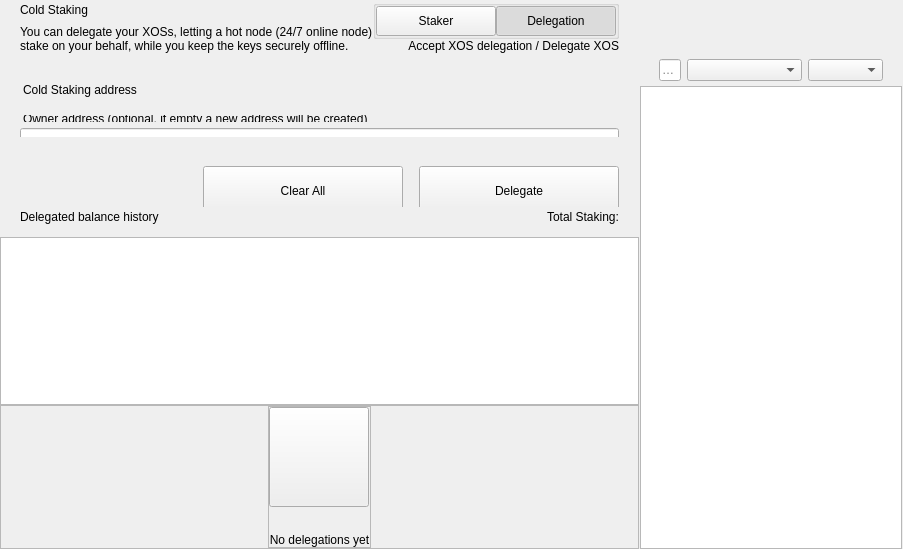
<?xml version="1.0" encoding="UTF-8"?>
<ui version="4.0">
 <class>ColdStakingWidget</class>
 <widget class="QWidget" name="ColdStakingWidget">
  <property name="geometry">
   <rect>
    <x>0</x>
    <y>0</y>
    <width>629</width>
    <height>549</height>
   </rect>
  </property>
  <property name="windowTitle">
   <string notr="true">N/A</string>
  </property>
  <layout class="QHBoxLayout" name="horizontalLayout_1" stretch="2,1">
   <property name="spacing">
    <number>0</number>
   </property>
   <property name="leftMargin">
    <number>0</number>
   </property>
   <property name="topMargin">
    <number>0</number>
   </property>
   <property name="rightMargin">
    <number>0</number>
   </property>
   <property name="bottomMargin">
    <number>0</number>
   </property>
   <item>
    <widget class="QWidget" name="left" native="true">
     <layout class="QVBoxLayout" name="verticalLayout_3">
      <property name="leftMargin">
       <number>0</number>
      </property>
      <property name="topMargin">
       <number>0</number>
      </property>
      <property name="rightMargin">
       <number>0</number>
      </property>
      <property name="bottomMargin">
       <number>0</number>
      </property>
      <item>
       <layout class="QVBoxLayout" name="verticalLayout_2">
        <property name="spacing">
         <number>0</number>
        </property>
        <item>
         <layout class="QVBoxLayout" name="verticalLayoutTop">
          <property name="spacing">
           <number>0</number>
          </property>
          <property name="leftMargin">
           <number>0</number>
          </property>
          <property name="rightMargin">
           <number>0</number>
          </property>
          <item>
           <widget class="QWidget" name="containerTitle" native="true">
            <property name="sizePolicy">
             <sizepolicy hsizetype="Preferred" vsizetype="Minimum">
              <horstretch>0</horstretch>
              <verstretch>0</verstretch>
             </sizepolicy>
            </property>
            <property name="maximumSize">
             <size>
              <width>16777215</width>
              <height>100</height>
             </size>
            </property>
            <layout class="QHBoxLayout" name="containerTitleLayout">
             <property name="spacing">
              <number>0</number>
             </property>
             <property name="leftMargin">
              <number>20</number>
             </property>
             <property name="topMargin">
              <number>0</number>
             </property>
             <property name="rightMargin">
              <number>20</number>
             </property>
             <property name="bottomMargin">
              <number>0</number>
             </property>
             <item>
              <layout class="QVBoxLayout" name="verticalLayout11">
               <property name="spacing">
                <number>5</number>
               </property>
               <item>
                <widget class="QLabel" name="labelTitle">
                 <property name="text">
                  <string>Cold Staking</string>
                 </property>
                </widget>
               </item>
               <item>
                <widget class="QLabel" name="labelSubtitle1">
                 <property name="maximumSize">
                  <size>
                   <width>16777215</width>
                   <height>16777215</height>
                  </size>
                 </property>
                 <property name="text">
                  <string>You can delegate your XOSs, letting a hot node (24/7 online node)
stake on your behalf, while you keep the keys securely offline.</string>
                 </property>
                </widget>
               </item>
              </layout>
             </item>
             <item>
              <spacer name="horizontalSpacer">
               <property name="orientation">
                <enum>Qt::Horizontal</enum>
               </property>
               <property name="sizeHint" stdset="0">
                <size>
                 <width>40</width>
                 <height>20</height>
                </size>
               </property>
              </spacer>
             </item>
             <item>
              <widget class="QWidget" name="containerViewPrivacyChecks" native="true">
               <layout class="QVBoxLayout" name="containerPrivacyChecks">
                <property name="spacing">
                 <number>0</number>
                </property>
                <property name="leftMargin">
                 <number>0</number>
                </property>
                <property name="topMargin">
                 <number>0</number>
                </property>
                <property name="rightMargin">
                 <number>0</number>
                </property>
                <property name="bottomMargin">
                 <number>0</number>
                </property>
                <item alignment="Qt::AlignHCenter|Qt::AlignVCenter">
                 <widget class="QGroupBox" name="groupBox">
                  <property name="title">
                   <string/>
                  </property>
                  <layout class="QHBoxLayout" name="horizontalLayout_2_1">
                   <property name="spacing">
                    <number>0</number>
                   </property>
                   <property name="leftMargin">
                    <number>0</number>
                   </property>
                   <property name="topMargin">
                    <number>0</number>
                   </property>
                   <property name="rightMargin">
                    <number>0</number>
                   </property>
                   <property name="bottomMargin">
                    <number>0</number>
                   </property>
                   <item>
                    <widget class="QPushButton" name="pushLeft">
                     <property name="minimumSize">
                      <size>
                       <width>120</width>
                       <height>30</height>
                      </size>
                     </property>
                     <property name="maximumSize">
                      <size>
                       <width>120</width>
                       <height>30</height>
                      </size>
                     </property>
                     <property name="focusPolicy">
                      <enum>Qt::NoFocus</enum>
                     </property>
                     <property name="text">
                      <string>Staker</string>
                     </property>
                     <property name="checkable">
                      <bool>true</bool>
                     </property>
                     <property name="autoExclusive">
                      <bool>true</bool>
                     </property>
                    </widget>
                   </item>
                   <item>
                    <widget class="QPushButton" name="pushRight">
                     <property name="minimumSize">
                      <size>
                       <width>120</width>
                       <height>30</height>
                      </size>
                     </property>
                     <property name="maximumSize">
                      <size>
                       <width>120</width>
                       <height>30</height>
                      </size>
                     </property>
                     <property name="focusPolicy">
                      <enum>Qt::NoFocus</enum>
                     </property>
                     <property name="text">
                      <string>Delegation</string>
                     </property>
                     <property name="checkable">
                      <bool>true</bool>
                     </property>
                     <property name="checked">
                      <bool>true</bool>
                     </property>
                     <property name="autoExclusive">
                      <bool>true</bool>
                     </property>
                    </widget>
                   </item>
                  </layout>
                 </widget>
                </item>
                <item alignment="Qt::AlignTop">
                 <widget class="QLabel" name="labelSubtitle2">
                  <property name="text">
                   <string>Accept XOS delegation / Delegate XOS</string>
                  </property>
                  <property name="alignment">
                   <set>Qt::AlignRight|Qt::AlignTrailing|Qt::AlignVCenter</set>
                  </property>
                 </widget>
                </item>
               </layout>
              </widget>
             </item>
            </layout>
           </widget>
          </item>
          <item>
           <spacer name="verticalSpacer_2">
            <property name="orientation">
             <enum>Qt::Vertical</enum>
            </property>
            <property name="sizeType">
             <enum>QSizePolicy::Fixed</enum>
            </property>
            <property name="sizeHint" stdset="0">
             <size>
              <width>20</width>
              <height>30</height>
             </size>
            </property>
           </spacer>
          </item>
          <item>
           <widget class="QWidget" name="containerSend" native="true">
            <property name="minimumSize">
             <size>
              <width>0</width>
              <height>50</height>
             </size>
            </property>
            <layout class="QVBoxLayout" name="containerSendRow">
             <property name="spacing">
              <number>6</number>
             </property>
             <property name="leftMargin">
              <number>0</number>
             </property>
             <property name="topMargin">
              <number>0</number>
             </property>
             <property name="rightMargin">
              <number>0</number>
             </property>
             <property name="bottomMargin">
              <number>0</number>
             </property>
             <item>
              <widget class="QLabel" name="labelEditTitle">
               <property name="maximumSize">
                <size>
                 <width>16777215</width>
                 <height>30</height>
                </size>
               </property>
               <property name="styleSheet">
                <string notr="true">padding-left:20px; padding-bottom:3px;</string>
               </property>
               <property name="text">
                <string>Cold Staking address</string>
               </property>
              </widget>
             </item>
             <item>
              <spacer name="verticalSpacer_6">
               <property name="orientation">
                <enum>Qt::Vertical</enum>
               </property>
               <property name="sizeType">
                <enum>QSizePolicy::Fixed</enum>
               </property>
               <property name="sizeHint" stdset="0">
                <size>
                 <width>20</width>
                 <height>9</height>
                </size>
               </property>
              </spacer>
             </item>
             <item>
              <widget class="QWidget" name="containerOwner" native="true">
               <layout class="QVBoxLayout" name="vContainerOwner">
                <property name="spacing">
                 <number>4</number>
                </property>
                <property name="leftMargin">
                 <number>20</number>
                </property>
                <property name="topMargin">
                 <number>0</number>
                </property>
                <property name="rightMargin">
                 <number>20</number>
                </property>
                <property name="bottomMargin">
                 <number>0</number>
                </property>
                <item>
                 <widget class="QLabel" name="labelSubtitleDescription">
                  <property name="maximumSize">
                   <size>
                    <width>16777215</width>
                    <height>20</height>
                   </size>
                  </property>
                  <property name="styleSheet">
                   <string notr="true">margin-bottom:2px;
                   margin-left:0.05px;
                   padding:0px;</string>
                  </property>
                  <property name="text">
                   <string>Owner address (optional, if empty a new address will be created)</string>
                  </property>
                 </widget>
                </item>
                <item>
                 <widget class="QLineEdit" name="lineEditOwnerAddress">
                  <property name="minimumSize">
                   <size>
                    <width>0</width>
                    <height>50</height>
                   </size>
                  </property>
                  <property name="maximumSize">
                   <size>
                    <width>16777215</width>
                    <height>50</height>
                   </size>
                  </property>
                  <property name="styleSheet">
                   <string notr="true"/>
                  </property>
                  <property name="placeholderText">
                   <string>Enter owner address</string>
                  </property>
                 </widget>
                </item>
               </layout>
              </widget>
             </item>
            </layout>
           </widget>
          </item>
         </layout>
        </item>
        <item>
         <spacer name="verticalSpacer_3">
          <property name="orientation">
           <enum>Qt::Vertical</enum>
          </property>
          <property name="sizeType">
           <enum>QSizePolicy::Minimum</enum>
          </property>
          <property name="sizeHint" stdset="0">
           <size>
            <width>20</width>
            <height>20</height>
           </size>
          </property>
         </spacer>
        </item>
        <item>
         <widget class="QWidget" name="containerBtn" native="true">
          <property name="minimumSize">
           <size>
            <width>0</width>
            <height>50</height>
           </size>
          </property>
          <layout class="QHBoxLayout" name="horizontalLayout">
           <property name="rightMargin">
            <number>20</number>
           </property>
           <item>
            <spacer name="horizontalSpacer_2">
             <property name="orientation">
              <enum>Qt::Horizontal</enum>
             </property>
             <property name="sizeHint" stdset="0">
              <size>
               <width>200</width>
               <height>20</height>
              </size>
             </property>
            </spacer>
           </item>
           <item>
            <layout class="QHBoxLayout" name="horizontalLayout_7">
             <item>
              <spacer name="horizontalSpacer_3">
               <property name="orientation">
                <enum>Qt::Horizontal</enum>
               </property>
               <property name="sizeType">
                <enum>QSizePolicy::Expanding</enum>
               </property>
               <property name="sizeHint" stdset="0">
                <size>
                 <width>40</width>
                 <height>20</height>
                </size>
               </property>
              </spacer>
             </item>
             <item>
              <widget class="QPushButton" name="pushButtonClear">
               <property name="minimumSize">
                <size>
                 <width>200</width>
                 <height>50</height>
                </size>
               </property>
               <property name="focusPolicy">
                <enum>Qt::NoFocus</enum>
               </property>
               <property name="text">
                <string>Clear All</string>
               </property>
              </widget>
             </item>
             <item>
              <spacer name="horizontalSpacer_4">
               <property name="orientation">
                <enum>Qt::Horizontal</enum>
               </property>
               <property name="sizeType">
                <enum>QSizePolicy::Fixed</enum>
               </property>
               <property name="sizeHint" stdset="0">
                <size>
                 <width>10</width>
                 <height>20</height>
                </size>
               </property>
              </spacer>
             </item>
             <item>
              <widget class="QPushButton" name="pushButtonSend">
               <property name="minimumSize">
                <size>
                 <width>200</width>
                 <height>50</height>
                </size>
               </property>
               <property name="maximumSize">
                <size>
                 <width>200</width>
                 <height>50</height>
                </size>
               </property>
               <property name="focusPolicy">
                <enum>Qt::NoFocus</enum>
               </property>
               <property name="text">
                <string>Delegate</string>
               </property>
              </widget>
             </item>
            </layout>
           </item>
          </layout>
         </widget>
        </item>
        <item>
         <widget class="QWidget" name="containerHistoryLabel" native="true">
          <layout class="QHBoxLayout" name="horizontalLayout_4">
           <property name="spacing">
            <number>0</number>
           </property>
           <property name="leftMargin">
            <number>20</number>
           </property>
           <property name="topMargin">
            <number>0</number>
           </property>
           <property name="rightMargin">
            <number>20</number>
           </property>
           <property name="bottomMargin">
            <number>0</number>
           </property>
           <item>
            <widget class="QWidget" name="verticalWidget" native="true">
             <property name="minimumSize">
              <size>
               <width>100</width>
               <height>0</height>
              </size>
             </property>
             <layout class="QVBoxLayout" name="verticalLayout_58">
              <property name="leftMargin">
               <number>0</number>
              </property>
              <property name="topMargin">
               <number>0</number>
              </property>
              <property name="rightMargin">
               <number>0</number>
              </property>
              <property name="bottomMargin">
               <number>0</number>
              </property>
              <item>
               <widget class="QLabel" name="labelListHistory">
                <property name="text">
                 <string>Delegated balance history</string>
                </property>
               </widget>
              </item>
             </layout>
            </widget>
           </item>
           <item>
            <spacer name="horizontalSpacer_5">
             <property name="orientation">
              <enum>Qt::Horizontal</enum>
             </property>
             <property name="sizeHint" stdset="0">
              <size>
               <width>40</width>
               <height>20</height>
              </size>
             </property>
            </spacer>
           </item>
           <item>
            <widget class="QLabel" name="labelStakingTotal">
             <property name="text">
              <string>Total Staking:</string>
             </property>
            </widget>
           </item>
          </layout>
         </widget>
        </item>
        <item>
         <layout class="QVBoxLayout" name="verticalLayout_64">
          <property name="spacing">
           <number>0</number>
          </property>
          <item>
           <spacer name="verticalSpacer_44">
            <property name="orientation">
             <enum>Qt::Vertical</enum>
            </property>
            <property name="sizeType">
             <enum>QSizePolicy::Fixed</enum>
            </property>
            <property name="sizeHint" stdset="0">
             <size>
              <width>20</width>
              <height>10</height>
             </size>
            </property>
           </spacer>
          </item>
          <item>
           <widget class="QListView" name="listView">
            <property name="enabled">
             <bool>true</bool>
            </property>
            <property name="mouseTracking">
             <bool>true</bool>
            </property>
           </widget>
          </item>
          <item>
           <widget class="QFrame" name="emptyContainer">
            <property name="minimumSize">
             <size>
              <width>0</width>
              <height>100</height>
             </size>
            </property>
            <property name="frameShape">
             <enum>QFrame::StyledPanel</enum>
            </property>
            <property name="frameShadow">
             <enum>QFrame::Raised</enum>
            </property>
            <layout class="QVBoxLayout" name="verticalLayout_71" stretch="1,8">
             <property name="spacing">
              <number>0</number>
             </property>
             <property name="leftMargin">
              <number>0</number>
             </property>
             <property name="topMargin">
              <number>0</number>
             </property>
             <property name="rightMargin">
              <number>0</number>
             </property>
             <property name="bottomMargin">
              <number>0</number>
             </property>
             <item>
              <spacer name="verticalSpacer">
               <property name="orientation">
                <enum>Qt::Vertical</enum>
               </property>
               <property name="sizeHint" stdset="0">
                <size>
                 <width>20</width>
                 <height>20</height>
                </size>
               </property>
              </spacer>
             </item>
             <item alignment="Qt::AlignHCenter|Qt::AlignVCenter">
              <widget class="QFrame" name="emptyScreen">
               <property name="sizePolicy">
                <sizepolicy hsizetype="Expanding" vsizetype="Expanding">
                 <horstretch>0</horstretch>
                 <verstretch>0</verstretch>
                </sizepolicy>
               </property>
               <property name="frameShape">
                <enum>QFrame::StyledPanel</enum>
               </property>
               <property name="frameShadow">
                <enum>QFrame::Raised</enum>
               </property>
               <layout class="QVBoxLayout" name="verticalLayout">
                <property name="spacing">
                 <number>30</number>
                </property>
                <property name="leftMargin">
                 <number>0</number>
                </property>
                <property name="topMargin">
                 <number>0</number>
                </property>
                <property name="rightMargin">
                 <number>0</number>
                </property>
                <property name="bottomMargin">
                 <number>0</number>
                </property>
                <item alignment="Qt::AlignHCenter|Qt::AlignVCenter">
                 <widget class="QPushButton" name="pushImgEmpty">
                  <property name="minimumSize">
                   <size>
                    <width>100</width>
                    <height>100</height>
                   </size>
                  </property>
                  <property name="maximumSize">
                   <size>
                    <width>100</width>
                    <height>100</height>
                   </size>
                  </property>
                  <property name="focusPolicy">
                   <enum>Qt::NoFocus</enum>
                  </property>
                  <property name="text">
                   <string/>
                  </property>
                  <property name="iconSize">
                   <size>
                    <width>100</width>
                    <height>100</height>
                   </size>
                  </property>
                 </widget>
                </item>
                <item alignment="Qt::AlignHCenter|Qt::AlignVCenter">
                 <widget class="QLabel" name="labelEmpty">
                  <property name="styleSheet">
                   <string notr="true"/>
                  </property>
                  <property name="text">
                   <string>No delegations yet</string>
                  </property>
                  <property name="alignment">
                   <set>Qt::AlignCenter</set>
                  </property>
                 </widget>
                </item>
               </layout>
              </widget>
             </item>
            </layout>
           </widget>
          </item>
         </layout>
        </item>
       </layout>
      </item>
     </layout>
    </widget>
   </item>
   <item>
    <widget class="QWidget" name="right" native="true">
     <layout class="QVBoxLayout" name="rightContainer">
      <property name="spacing">
       <number>0</number>
      </property>
      <property name="leftMargin">
       <number>1</number>
      </property>
      <property name="topMargin">
       <number>0</number>
      </property>
      <property name="rightMargin">
       <number>1</number>
      </property>
      <property name="bottomMargin">
       <number>0</number>
      </property>
      <item>
       <widget class="QWidget" name="containerRightButtons" native="true">
        <property name="minimumSize">
         <size>
          <width>0</width>
          <height>50</height>
         </size>
        </property>
        <layout class="QVBoxLayout" name="verticalLayout_4">
         <property name="leftMargin">
          <number>19</number>
         </property>
         <property name="topMargin">
          <number>0</number>
         </property>
         <property name="rightMargin">
          <number>19</number>
         </property>
         <property name="bottomMargin">
          <number>0</number>
         </property>
         <item>
          <widget class="OptionButton" name="btnCoinControl" native="true">
           <property name="minimumSize">
            <size>
             <width>0</width>
             <height>0</height>
            </size>
           </property>
          </widget>
         </item>
         <item>
          <widget class="OptionButton" name="btnColdStaking" native="true"/>
         </item>
         <item>
          <widget class="OptionButton" name="btnMyStakingAddresses" native="true">
           <property name="sizePolicy">
            <sizepolicy hsizetype="Preferred" vsizetype="Minimum">
             <horstretch>0</horstretch>
             <verstretch>0</verstretch>
            </sizepolicy>
           </property>
          </widget>
         </item>
        </layout>
       </widget>
      </item>
      <item>
       <widget class="QWidget" name="sortWidget" native="true">
        <layout class="QHBoxLayout" name="horizontalLayout_6">
         <property name="leftMargin">
          <number>19</number>
         </property>
         <property name="rightMargin">
          <number>19</number>
         </property>
         <property name="bottomMargin">
          <number>5</number>
         </property>
           <item>
            <widget class="QLineEdit" name="lineEditFilter">
             <property name="sizePolicy">
              <sizepolicy hsizetype="Expanding" vsizetype="Fixed">
               <horstretch>0</horstretch>
               <verstretch>0</verstretch>
              </sizepolicy>
             </property>
             <property name="minimumSize">
              <size>
               <width>0</width>
               <height>0</height>
              </size>
             </property>
             <property name="contextMenuPolicy">
              <enum>Qt::DefaultContextMenu</enum>
             </property>
             <property name="acceptDrops">
              <bool>false</bool>
             </property>
             <property name="maxLength">
              <number>40</number>
             </property>
             <property name="placeholderText">
              <string>Filter</string>
             </property>
            </widget>
           </item>
         <item>
          <spacer name="horizontalSpacer_6">
           <property name="orientation">
            <enum>Qt::Horizontal</enum>
           </property>
           <property name="sizeType">
              <enum>QSizePolicy::Preferred</enum>
           </property>
           <property name="sizeHint" stdset="0">
            <size>
             <width>20</width>
             <height>20</height>
            </size>
           </property>
          </spacer>
         </item>
         <item>
          <widget class="QComboBox" name="comboBoxSort">
           <property name="sizePolicy">
            <sizepolicy hsizetype="Preferred" vsizetype="Fixed">
             <horstretch>0</horstretch>
             <verstretch>0</verstretch>
            </sizepolicy>
           </property>
           <property name="minimumSize">
            <size>
             <width>115</width>
             <height>0</height>
            </size>
           </property>
          </widget>
         </item>
         <item>
          <widget class="QComboBox" name="comboBoxSortOrder">
           <property name="sizePolicy">
            <sizepolicy hsizetype="Preferred" vsizetype="Fixed">
             <horstretch>0</horstretch>
             <verstretch>0</verstretch>
            </sizepolicy>
           </property>
           <property name="minimumSize">
            <size>
             <width>75</width>
             <height>0</height>
            </size>
           </property>
          </widget>
         </item>
        </layout>
       <zorder>comboBoxSort</zorder>
       <zorder>comboBoxSortOrder</zorder>
       <zorder>lineEditFilter</zorder>
       </widget>
      </item>
      <item>
       <widget class="QListView" name="listViewStakingAddress">
        <property name="enabled">
         <bool>true</bool>
        </property>
        <property name="mouseTracking">
         <bool>true</bool>
        </property>
       </widget>
      </item>
     </layout>
    </widget>
   </item>
  </layout>
 </widget>
 <customwidgets>
  <customwidget>
   <class>OptionButton</class>
   <extends>QWidget</extends>
   <header>qt/oasis/optionbutton.h</header>
   <container>1</container>
  </customwidget>
 </customwidgets>
 <resources/>
 <connections/>
</ui>
